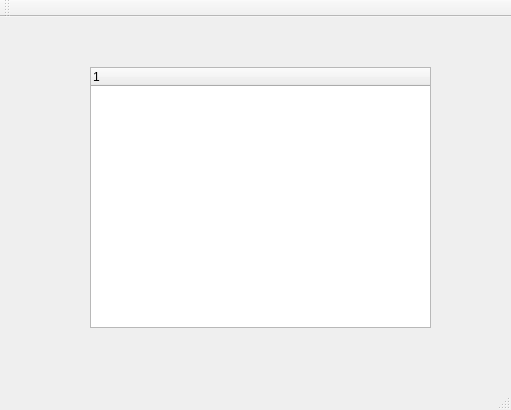
<?xml version="1.0" encoding="UTF-8"?>
<ui version="4.0">
 <class>MainWindow</class>
 <widget class="QMainWindow" name="MainWindow">
  <property name="geometry">
   <rect>
    <x>0</x>
    <y>0</y>
    <width>511</width>
    <height>410</height>
   </rect>
  </property>
  <property name="windowTitle">
   <string>MainWindow</string>
  </property>
  <widget class="QWidget" name="centralWidget">
   <widget class="QTreeWidget" name="treeWidget">
    <property name="geometry">
     <rect>
      <x>90</x>
      <y>50</y>
      <width>341</width>
      <height>261</height>
     </rect>
    </property>
    <column>
     <property name="text">
      <string notr="true">1</string>
     </property>
    </column>
   </widget>
  </widget>
  <widget class="QMenuBar" name="menuBar">
   <property name="geometry">
    <rect>
     <x>0</x>
     <y>0</y>
     <width>511</width>
     <height>26</height>
    </rect>
   </property>
  </widget>
  <widget class="QToolBar" name="mainToolBar">
   <attribute name="toolBarArea">
    <enum>TopToolBarArea</enum>
   </attribute>
   <attribute name="toolBarBreak">
    <bool>false</bool>
   </attribute>
  </widget>
  <widget class="QStatusBar" name="statusBar"/>
 </widget>
 <layoutdefault spacing="6" margin="11"/>
 <resources/>
 <connections/>
</ui>
